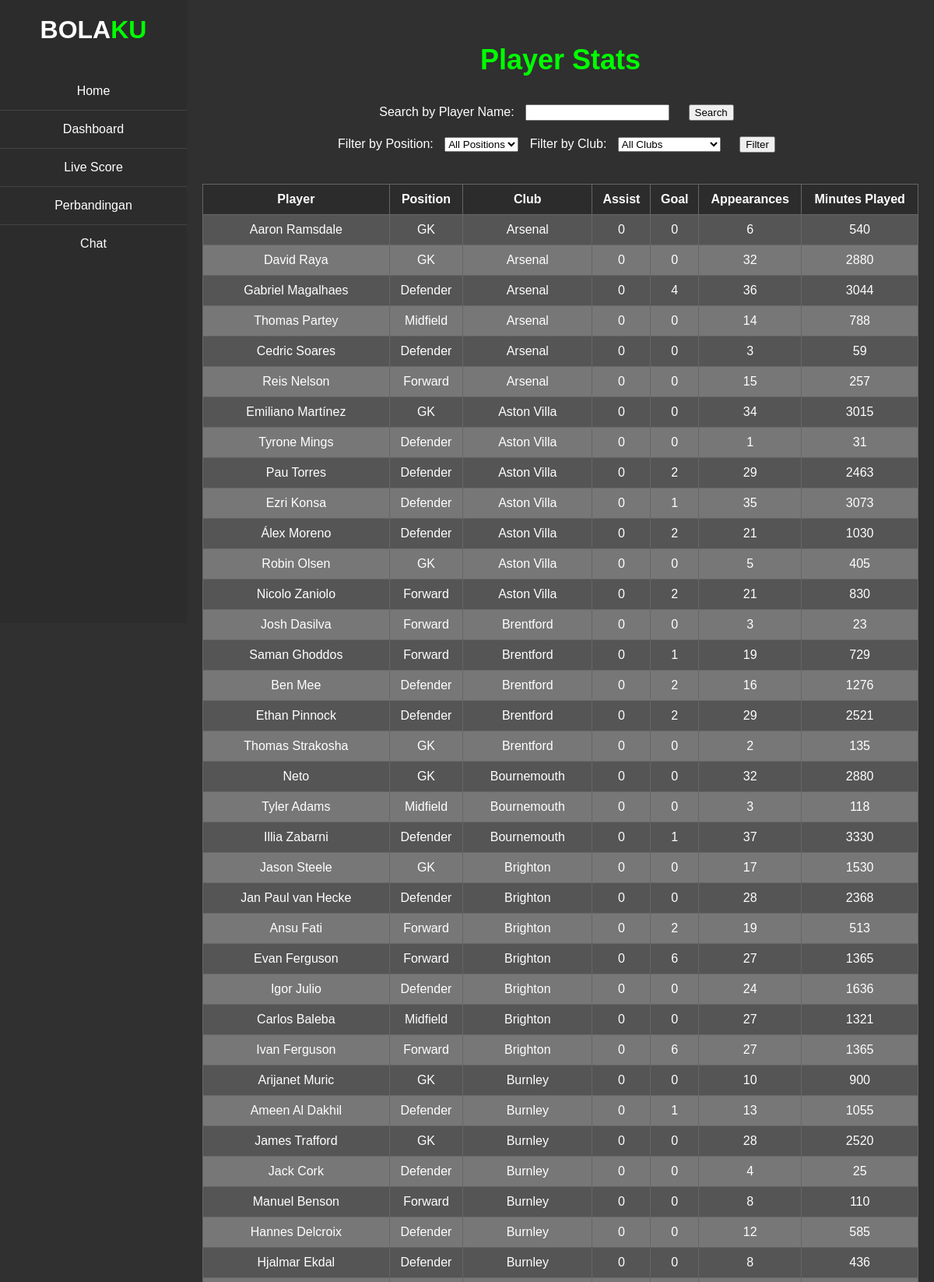
The app's page /player.php?sort=assist_asc (upper part) with its own data.
### tables this page shows
CREATE TABLE player_stats (
    id	INT,
    Player	VARCHAR(512),
    Position	VARCHAR(512),
    Club 	VARCHAR(512),
    Assist	VARCHAR(512),
    Goal	INT,
    Apps	INT,
    MinutesPlayed	INT
);

### player.php (the view, shortened to what this page needs)
<!DOCTYPE html>
<html lang="en">
<head>
</head>
<body>
    <div class="sidebar">
        <h1><span class="bola">BOLA</span><span class="ku">KU</span></h1>
        <ul>
            <li><a href="home.php">Home</a></li>
            <li><a href="dashboard.php">Dashboard</a></li>
            <li><a href="livescore.php">Live Score</a></li>
            <li><a href="perbandingan.php">Perbandingan</a></li>
            <li><a href="chat.php">Chat</a></li>
        </ul>
    </div>
    <div class="content">
        <div class="cards-container">
            <h3>Player Stats</h3>
            <form action="" method="GET">
                <label for="search">Search by Player Name:</label>
                <input type="text" id="search" name="search" value="<?php echo isset($_GET['search']) ? $_GET['search'] : ''; ?>">
                <input type="submit" value="Search">
            </form>
            <form action="" method="GET">
                <label for="position">Filter by Position:</label>
                <select id="position" name="position">
                    <option value="">All Positions</option>
                </select>
                <label for="club">Filter by Club:</label>
                <select id="club" name="club">
                    <option value="">All Clubs</option>
                </select>
                <input type="submit" value="Filter">
            </form>
            <table>
                <tr>
                    <th><a href="?sort=<?php echo isset($_GET['sort']) && $_GET['sort'] == 'player_asc' ? 'player_desc' : 'player_asc'; ?>">Player</a></th>
                    <th>Position</th>
                    <th>Club</th>
                    <th><a href="?sort=<?php echo isset($_GET['sort']) && $_GET['sort'] == 'assist_asc' ? 'assist_desc' : 'assist_asc'; ?>">Assist</a></th>
                    <th><a href="?sort=<?php echo isset($_GET['sort']) && $_GET['sort'] == 'goal_asc' ? 'goal_desc' : 'goal_asc'; ?>">Goal</a></th>
                    <th><a href="?sort=<?php echo isset($_GET['sort']) && $_GET['sort'] == 'apps_asc' ? 'apps_desc' : 'apps_asc'; ?>">Appearances</a></th>
                    <th><a href="?sort=<?php echo isset($_GET['sort']) && $_GET['sort'] == 'minutes_asc' ? 'minutes_desc' : 'minutes_asc'; ?>">Minutes Played</a></th>
                </tr>
                <?php
                include "koneksi.php";
                $query = "SELECT * FROM player_stats";
                if (isset($_GET['sort'])) {
                    $sort = $_GET['sort'];
                    switch ($sort) {
                        case 'assist_asc':
                            $query .= " ORDER BY Assist ASC";
                            break;
                    }
                } else {
                    $query .= " ORDER BY Player ASC";
                }
                $result = mysqli_query($koneksi, $query);
                while ($row = mysqli_fetch_assoc($result)) {
                    echo "<tr>";
                    echo "<td>{$row['Player']}</td>";
                    echo "<td>{$row['Position']}</td>";
                    echo "<td>{$row['Club']}</td>";
                    echo "<td>{$row['Assist']}</td>";
                    echo "<td>{$row['Goal']}</td>";
                    echo "<td>{$row['Apps']}</td>";
                    echo "<td>{$row['MinutesPlayed']}</td>";
                    echo "</tr>";
                }
                ?>
            </table>
        </div>
    </div>
</body>
</html>

### player.php (style rules this page uses)
body { font-family: Arial, sans-serif; margin: 0; padding: 0; background: #303030; color: white; display: flex; box-sizing: border-box; }
.sidebar { width: 240px; background-color: #2C2C2C; height: 100vh; position: fixed; left: 0; top: 0; color: white; }
.sidebar h1 { text-align: center; padding: 20px 0; background-color: #2C2C2C; margin: 0; }
.sidebar h1 .bola { color: white; }
.sidebar h1 .ku { color: #00ff00; }
.sidebar ul { list-style: none; padding: 0; }
.sidebar ul li { padding: 15px 20px; border-bottom: 1px solid #444; text-align: center; }
.sidebar ul li:last-child { border-bottom: none; }
.sidebar ul li a { color: white; text-decoration: none; display: block; transition: background-color 0.3s ease; }
.content { margin-left: 240px; padding: 20px; flex: 1; box-sizing: border-box; background-color: #303030; display: flex; flex-direction: column; align-items: center; }
.cards-container { display: flex; flex-direction: column; align-items: center; width: 100%; }
table { border-collapse: collapse; width: 100%; margin-top: 20px; background-color: #444; }
th, td { border: 1px solid #666; padding: 10px; text-align: center; color: white; }
th { background-color: #2C2C2C; cursor: pointer; }
th a { color: white; text-decoration: none; }
tr:nth-child(even) { background-color: #555; }
tr:nth-child(odd) { background-color: #777; }
h3 { text-align: center; font-size: 36px; color: #00ff00; }
form { margin-bottom: 20px; text-align: center; }
form input, form select { margin: 0 10px; }

### records on screen
player_stats: Player "Aaron Ramsdale", Position "GK", Club "Arsenal", Assist "0", Goal "0", Apps "6", MinutesPlayed "540"
player_stats: Player "David Raya", Position "GK", Club "Arsenal", Assist "0", Goal "0", Apps "32", MinutesPlayed "2880"
player_stats: Player "Gabriel Magalhaes", Position "Defender", Club "Arsenal", Assist "0", Goal "4", Apps "36", MinutesPlayed "3044"
player_stats: Player "Thomas Partey", Position "Midfield", Club "Arsenal", Assist "0", Goal "0", Apps "14", MinutesPlayed "788"
player_stats: Player "Cedric Soares", Position "Defender", Club "Arsenal", Assist "0", Goal "0", Apps "3", MinutesPlayed "59"
player_stats: Player "Reis Nelson", Position "Forward", Club "Arsenal", Assist "0", Goal "0", Apps "15", MinutesPlayed "257"
player_stats: Player "Emiliano Martínez", Position "GK", Club "Aston Villa", Assist "0", Goal "0", Apps "34", MinutesPlayed "3015"
player_stats: Player "Tyrone Mings", Position "Defender", Club "Aston Villa", Assist "0", Goal "0", Apps "1", MinutesPlayed "31"
player_stats: Player "Pau Torres", Position "Defender", Club "Aston Villa", Assist "0", Goal "2", Apps "29", MinutesPlayed "2463"
player_stats: Player "Ezri Konsa", Position "Defender", Club "Aston Villa", Assist "0", Goal "1", Apps "35", MinutesPlayed "3073"
player_stats: Player "Álex Moreno", Position "Defender", Club "Aston Villa", Assist "0", Goal "2", Apps "21", MinutesPlayed "1030"
player_stats: Player "Robin Olsen", Position "GK", Club "Aston Villa", Assist "0", Goal "0", Apps "5", MinutesPlayed "405"
player_stats: Player "Nicolo Zaniolo", Position "Forward", Club "Aston Villa", Assist "0", Goal "2", Apps "21", MinutesPlayed "830"
player_stats: Player "Josh Dasilva", Position "Forward", Club "Brentford", Assist "0", Goal "0", Apps "3", MinutesPlayed "23"
player_stats: Player "Saman Ghoddos", Position "Forward", Club "Brentford", Assist "0", Goal "1", Apps "19", MinutesPlayed "729"
player_stats: Player "Ben Mee", Position "Defender", Club "Brentford", Assist "0", Goal "2", Apps "16", MinutesPlayed "1276"
player_stats: Player "Ethan Pinnock", Position "Defender", Club "Brentford", Assist "0", Goal "2", Apps "29", MinutesPlayed "2521"
player_stats: Player "Thomas Strakosha", Position "GK", Club "Brentford", Assist "0", Goal "0", Apps "2", MinutesPlayed "135"
player_stats: Player "Neto", Position "GK", Club "Bournemouth", Assist "0", Goal "0", Apps "32", MinutesPlayed "2880"
player_stats: Player "Tyler Adams", Position "Midfield", Club "Bournemouth", Assist "0", Goal "0", Apps "3", MinutesPlayed "118"
player_stats: Player "Illia Zabarni", Position "Defender", Club "Bournemouth", Assist "0", Goal "1", Apps "37", MinutesPlayed "3330"
player_stats: Player "Jason Steele", Position "GK", Club "Brighton", Assist "0", Goal "0", Apps "17", MinutesPlayed "1530"
player_stats: Player "Jan Paul van Hecke", Position "Defender", Club "Brighton", Assist "0", Goal "0", Apps "28", MinutesPlayed "2368"
player_stats: Player "Ansu Fati", Position "Forward", Club "Brighton", Assist "0", Goal "2", Apps "19", MinutesPlayed "513"
player_stats: Player "Evan Ferguson", Position "Forward", Club "Brighton", Assist "0", Goal "6", Apps "27", MinutesPlayed "1365"
player_stats: Player "Igor Julio", Position "Defender", Club "Brighton", Assist "0", Goal "0", Apps "24", MinutesPlayed "1636"
player_stats: Player "Carlos Baleba", Position "Midfield", Club "Brighton", Assist "0", Goal "0", Apps "27", MinutesPlayed "1321"
player_stats: Player "Ivan Ferguson", Position "Forward", Club "Brighton", Assist "0", Goal "6", Apps "27", MinutesPlayed "1365"
player_stats: Player "Arijanet Muric", Position "GK", Club "Burnley", Assist "0", Goal "0", Apps "10", MinutesPlayed "900"
player_stats: Player "Ameen Al Dakhil", Position "Defender", Club "Burnley", Assist "0", Goal "1", Apps "13", MinutesPlayed "1055"
player_stats: Player "James Trafford", Position "GK", Club "Burnley", Assist "0", Goal "0", Apps "28", MinutesPlayed "2520"
player_stats: Player "Jack Cork", Position "Defender", Club "Burnley", Assist "0", Goal "0", Apps "4", MinutesPlayed "25"
player_stats: Player "Manuel Benson", Position "Forward", Club "Burnley", Assist "0", Goal "0", Apps "8", MinutesPlayed "110"
player_stats: Player "Hannes Delcroix", Position "Defender", Club "Burnley", Assist "0", Goal "0", Apps "12", MinutesPlayed "585"
player_stats: Player "Hjalmar Ekdal", Position "Defender", Club "Burnley", Assist "0", Goal "0", Apps "8", MinutesPlayed "436"
